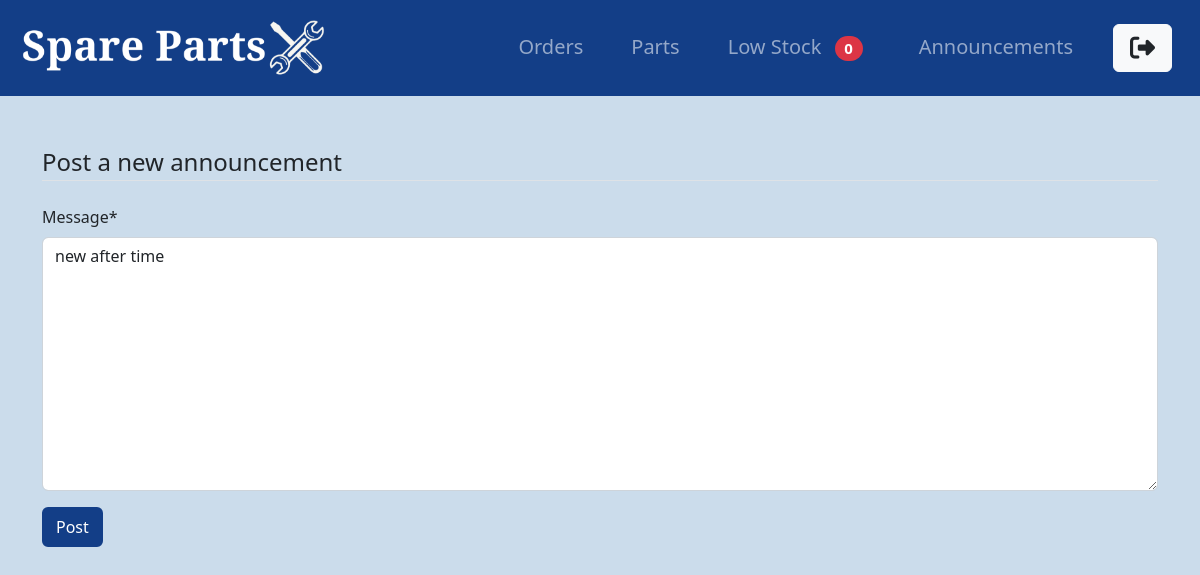
The page /announcements/announcements/5/update/ (signed in) on the database as committed earlier.
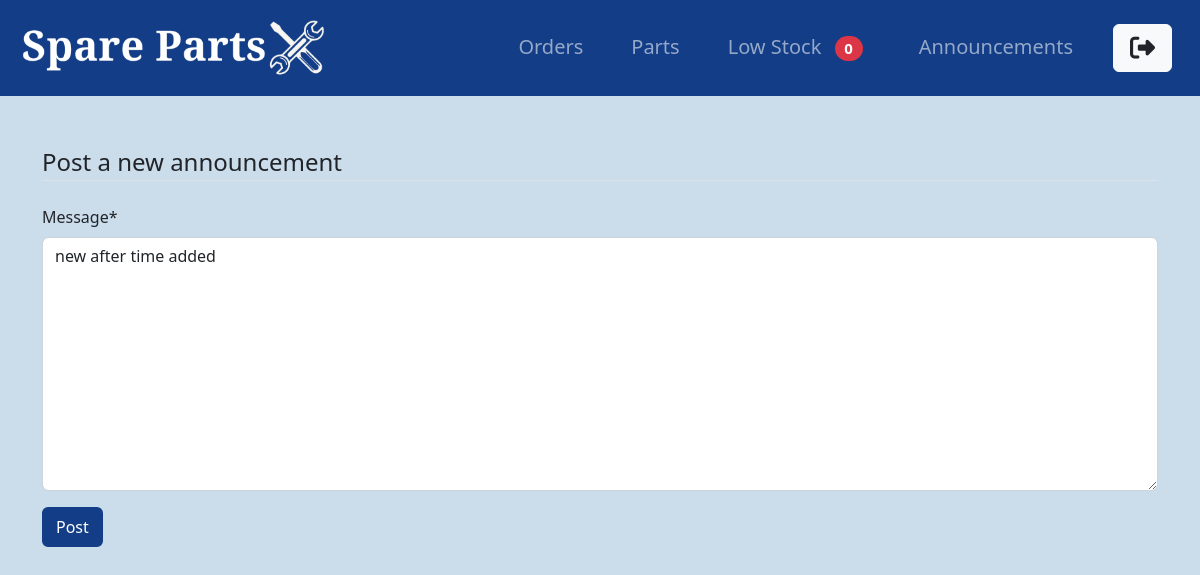
The same page on the database as committed later.
### announcements/models.py (models this page shows, shortened)
class Announcements(models.Model):
    posted_by = models.ForeignKey(User, on_delete=models.CASCADE, related_name='announcement')
    message = models.TextField()
    visible = models.BooleanField(default=True)
    timestamp = models.DateTimeField(auto_now_add=True)

### announcements/views.py (the view, shortened to what this page needs)
# urls.py: path('announcements/<int:pk>/update/', AnnouncementsUpdateView.as_view(), name='announcement-update'),
class AnnouncementsUpdateView(LoginRequiredMixin, UserPassesTestMixin, UpdateView):
    model = Announcements
    fields=['message']
    def test_func(self):
        announcement = self.get_object()
        if self.request.user == announcement.posted_by:
            return True
        return False

### parts/context_processors.py (called while the page is built)
def low_stock_count(request):
    count = Part.objects.filter(num_in_stock__lte=F('low_stock_warning')).count()
    return {'low_stock_count': count}

### announcements/templates/announcements/announcements_form.html (shortened to what this page needs)
{% extends "parts/base.html" %}
{% load crispy_forms_tags %}
{% block content %}
        <form method="POST">
            <fieldset class="form-group">
                <legend class="border-bottom mb-4">Post a new announcement</legend>
                {{ form|crispy }}
            </fieldset>
            <div class="form-group">
                <button class="btn btn-light-bg" type="submit">Post</button>
            </div>
        </form>
{% endblock content %}

Rows that differ between the two databases and show on the page:
changed Announcements: message "new after time" → "new after time added"
